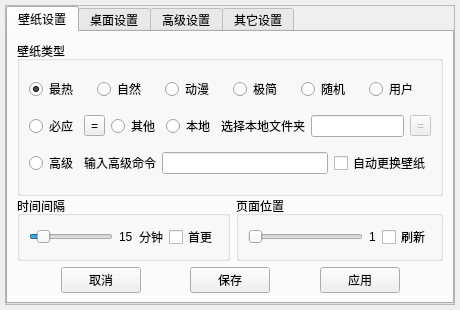
<?xml version="1.0" encoding="UTF-8"?>
<ui version="4.0">
 <class>Dialog</class>
 <widget class="QWidget" name="Dialog">
  <property name="geometry">
   <rect>
    <x>0</x>
    <y>0</y>
    <width>460</width>
    <height>310</height>
   </rect>
  </property>
  <property name="minimumSize">
   <size>
    <width>460</width>
    <height>310</height>
   </size>
  </property>
  <property name="maximumSize">
   <size>
    <width>486</width>
    <height>310</height>
   </size>
  </property>
  <property name="windowTitle">
   <string> 设置</string>
  </property>
  <property name="windowIcon">
   <iconset resource="../res.qrc">
    <normaloff>:/icons/speedbox.ico</normaloff>:/icons/speedbox.ico</iconset>
  </property>
  <layout class="QVBoxLayout" name="verticalLayout_3">
   <property name="leftMargin">
    <number>5</number>
   </property>
   <property name="topMargin">
    <number>5</number>
   </property>
   <property name="rightMargin">
    <number>5</number>
   </property>
   <property name="bottomMargin">
    <number>5</number>
   </property>
   <item>
    <widget class="QFrame" name="frame">
     <property name="frameShape">
      <enum>QFrame::StyledPanel</enum>
     </property>
     <property name="frameShadow">
      <enum>QFrame::Raised</enum>
     </property>
     <layout class="QVBoxLayout" name="verticalLayout_9">
      <property name="spacing">
       <number>0</number>
      </property>
      <property name="leftMargin">
       <number>0</number>
      </property>
      <property name="topMargin">
       <number>0</number>
      </property>
      <property name="rightMargin">
       <number>0</number>
      </property>
      <property name="bottomMargin">
       <number>0</number>
      </property>
      <item>
       <widget class="QTabWidget" name="tabWidget">
        <property name="currentIndex">
         <number>0</number>
        </property>
        <widget class="QWidget" name="tab">
         <attribute name="title">
          <string>壁纸设置</string>
         </attribute>
         <layout class="QVBoxLayout" name="verticalLayout_7">
          <item>
           <widget class="QGroupBox" name="groupBox_8">
            <property name="minimumSize">
             <size>
              <width>0</width>
              <height>155</height>
             </size>
            </property>
            <property name="title">
             <string>壁纸类型</string>
            </property>
            <layout class="QVBoxLayout" name="verticalLayout_2">
             <item>
              <layout class="QHBoxLayout" name="horizontalLayout">
               <item>
                <widget class="QRadioButton" name="rBtnHot">
                 <property name="toolTip">
                  <string>Wallhaven-Hot</string>
                 </property>
                 <property name="text">
                  <string>最热</string>
                 </property>
                 <property name="checked">
                  <bool>true</bool>
                 </property>
                </widget>
               </item>
               <item>
                <widget class="QRadioButton" name="rBtnNature">
                 <property name="toolTip">
                  <string>Wallhaven-Nature</string>
                 </property>
                 <property name="text">
                  <string>自然</string>
                 </property>
                </widget>
               </item>
               <item>
                <widget class="QRadioButton" name="rBtnAnime">
                 <property name="toolTip">
                  <string>Wallhaven-Anime</string>
                 </property>
                 <property name="text">
                  <string>动漫</string>
                 </property>
                </widget>
               </item>
               <item>
                <widget class="QRadioButton" name="rBtnSimple">
                 <property name="toolTip">
                  <string>Wallhaven-Minimalism</string>
                 </property>
                 <property name="text">
                  <string>极简</string>
                 </property>
                </widget>
               </item>
               <item>
                <widget class="QRadioButton" name="rBtnRandom">
                 <property name="toolTip">
                  <string>来自Unsplash的精彩图片</string>
                 </property>
                 <property name="text">
                  <string>随机</string>
                 </property>
                </widget>
               </item>
               <item>
                <widget class="QRadioButton" name="rBtnUser">
                 <property name="toolTip">
                  <string>&quot;用户&quot;的详细设置在&quot;高级设置&quot;的壁纸API区</string>
                 </property>
                 <property name="text">
                  <string>用户</string>
                 </property>
                </widget>
               </item>
              </layout>
             </item>
             <item>
              <layout class="QHBoxLayout" name="horizontalLayout_2">
               <item>
                <widget class="QRadioButton" name="rBtnBing">
                 <property name="toolTip">
                  <string>当天最新的必应壁纸</string>
                 </property>
                 <property name="text">
                  <string>必应</string>
                 </property>
                </widget>
               </item>
               <item>
                <widget class="QToolButton" name="tBtnSetBing">
                 <property name="toolTip">
                  <string>必应设置</string>
                 </property>
                 <property name="text">
                  <string>=</string>
                 </property>
                </widget>
               </item>
               <item>
                <widget class="QRadioButton" name="rBtnOther">
                 <property name="toolTip">
                  <string>&quot;其他&quot;的详细设置在&quot;高级设置&quot;的壁纸API区</string>
                 </property>
                 <property name="text">
                  <string>其他</string>
                 </property>
                </widget>
               </item>
               <item>
                <widget class="QRadioButton" name="rBtnNative">
                 <property name="toolTip">
                  <string>随机更换本地文件夹中的壁纸</string>
                 </property>
                 <property name="text">
                  <string>本地</string>
                 </property>
                </widget>
               </item>
               <item>
                <widget class="QLabel" name="label">
                 <property name="maximumSize">
                  <size>
                   <width>100</width>
                   <height>16777215</height>
                  </size>
                 </property>
                 <property name="text">
                  <string>选择本地文件夹</string>
                 </property>
                </widget>
               </item>
               <item>
                <widget class="QLineEdit" name="LinePath">
                 <property name="enabled">
                  <bool>true</bool>
                 </property>
                 <property name="readOnly">
                  <bool>true</bool>
                 </property>
                </widget>
               </item>
               <item>
                <widget class="QToolButton" name="BtnChooseFolder">
                 <property name="enabled">
                  <bool>false</bool>
                 </property>
                 <property name="toolTip">
                  <string>选择文件夹</string>
                 </property>
                 <property name="text">
                  <string>=</string>
                 </property>
                </widget>
               </item>
              </layout>
             </item>
             <item>
              <layout class="QHBoxLayout" name="horizontalLayout_3">
               <item>
                <widget class="QRadioButton" name="rBtnAdvance">
                 <property name="toolTip">
                  <string>来自脚本的输出结果</string>
                 </property>
                 <property name="text">
                  <string>高级</string>
                 </property>
                </widget>
               </item>
               <item>
                <widget class="QLabel" name="label_8">
                 <property name="text">
                  <string>输入高级命令</string>
                 </property>
                </widget>
               </item>
               <item>
                <widget class="QLineEdit" name="usrCmd">
                 <property name="toolTip">
                  <string>输入一段有效命令</string>
                 </property>
                </widget>
               </item>
               <item>
                <widget class="QCheckBox" name="chkEnableChangePaper">
                 <property name="cursor">
                  <cursorShape>PointingHandCursor</cursorShape>
                 </property>
                 <property name="toolTip">
                  <string>是否启用后台自动更换</string>
                 </property>
                 <property name="text">
                  <string>自动更换壁纸</string>
                 </property>
                </widget>
               </item>
              </layout>
             </item>
            </layout>
           </widget>
          </item>
          <item>
           <layout class="QHBoxLayout" name="horizontalLayout_4">
            <item>
             <widget class="QGroupBox" name="groupBox_9">
              <property name="toolTip">
               <string>后台更换壁纸的时间间隔</string>
              </property>
              <property name="title">
               <string>时间间隔</string>
              </property>
              <layout class="QHBoxLayout" name="horizontalLayout_9">
               <item>
                <widget class="QSlider" name="sLdTimeInterval">
                 <property name="cursor">
                  <cursorShape>PointingHandCursor</cursorShape>
                 </property>
                 <property name="toolTip">
                  <string>后台更换壁纸的时间间隔</string>
                 </property>
                 <property name="minimum">
                  <number>5</number>
                 </property>
                 <property name="maximum">
                  <number>100</number>
                 </property>
                 <property name="pageStep">
                  <number>5</number>
                 </property>
                 <property name="value">
                  <number>15</number>
                 </property>
                 <property name="orientation">
                  <enum>Qt::Horizontal</enum>
                 </property>
                 <property name="invertedAppearance">
                  <bool>false</bool>
                 </property>
                 <property name="invertedControls">
                  <bool>true</bool>
                 </property>
                </widget>
               </item>
               <item>
                <widget class="QLabel" name="labTimeInterval">
                 <property name="text">
                  <string>15</string>
                 </property>
                </widget>
               </item>
               <item>
                <widget class="QLabel" name="label_7">
                 <property name="text">
                  <string>分钟</string>
                 </property>
                </widget>
               </item>
               <item>
                <widget class="QCheckBox" name="checkBox_3">
                 <property name="toolTip">
                  <string>软件启动刚时更换一次壁纸，即使没有勾选自动更换壁纸也有效。</string>
                 </property>
                 <property name="text">
                  <string>首更</string>
                 </property>
                 <property name="checked">
                  <bool>false</bool>
                 </property>
                </widget>
               </item>
              </layout>
             </widget>
            </item>
            <item>
             <widget class="QGroupBox" name="groupBox_10">
              <property name="toolTip">
               <string>Wallhaven壁纸的页面位置</string>
              </property>
              <property name="title">
               <string>页面位置</string>
              </property>
              <layout class="QHBoxLayout" name="horizontalLayout_7">
               <item>
                <widget class="QSlider" name="sLdPageNum">
                 <property name="cursor">
                  <cursorShape>PointingHandCursor</cursorShape>
                 </property>
                 <property name="toolTip">
                  <string>每页有120张不同壁纸，无需频繁更换。</string>
                 </property>
                 <property name="minimum">
                  <number>1</number>
                 </property>
                 <property name="maximum">
                  <number>15</number>
                 </property>
                 <property name="pageStep">
                  <number>2</number>
                 </property>
                 <property name="value">
                  <number>1</number>
                 </property>
                 <property name="orientation">
                  <enum>Qt::Horizontal</enum>
                 </property>
                </widget>
               </item>
               <item>
                <widget class="QLabel" name="label_2">
                 <property name="text">
                  <string>1</string>
                 </property>
                </widget>
               </item>
               <item>
                <widget class="QCheckBox" name="checkBox_2">
                 <property name="toolTip">
                  <string>刷新图片链接文件（不要频繁勾选）</string>
                 </property>
                 <property name="text">
                  <string>刷新</string>
                 </property>
                </widget>
               </item>
              </layout>
             </widget>
            </item>
           </layout>
          </item>
          <item>
           <layout class="QHBoxLayout" name="horizontalLayout_5">
            <item>
             <spacer name="horizontalSpacer_3">
              <property name="orientation">
               <enum>Qt::Horizontal</enum>
              </property>
              <property name="sizeHint" stdset="0">
               <size>
                <width>40</width>
                <height>20</height>
               </size>
              </property>
             </spacer>
            </item>
            <item>
             <widget class="QPushButton" name="pBtnCancel">
              <property name="cursor">
               <cursorShape>PointingHandCursor</cursorShape>
              </property>
              <property name="toolTip">
               <string>关闭窗口</string>
              </property>
              <property name="text">
               <string>取消</string>
              </property>
             </widget>
            </item>
            <item>
             <spacer name="horizontalSpacer_4">
              <property name="orientation">
               <enum>Qt::Horizontal</enum>
              </property>
              <property name="sizeHint" stdset="0">
               <size>
                <width>40</width>
                <height>20</height>
               </size>
              </property>
             </spacer>
            </item>
            <item>
             <widget class="QPushButton" name="pBtnOk">
              <property name="cursor">
               <cursorShape>PointingHandCursor</cursorShape>
              </property>
              <property name="toolTip">
               <string>*保存此页设置</string>
              </property>
              <property name="text">
               <string>保存</string>
              </property>
             </widget>
            </item>
            <item>
             <spacer name="horizontalSpacer_5">
              <property name="orientation">
               <enum>Qt::Horizontal</enum>
              </property>
              <property name="sizeHint" stdset="0">
               <size>
                <width>40</width>
                <height>20</height>
               </size>
              </property>
             </spacer>
            </item>
            <item>
             <widget class="QPushButton" name="pBtnApply">
              <property name="cursor">
               <cursorShape>PointingHandCursor</cursorShape>
              </property>
              <property name="toolTip">
               <string>立即应用此页设置，但不保存</string>
              </property>
              <property name="text">
               <string>应用</string>
              </property>
             </widget>
            </item>
            <item>
             <spacer name="horizontalSpacer_6">
              <property name="orientation">
               <enum>Qt::Horizontal</enum>
              </property>
              <property name="sizeHint" stdset="0">
               <size>
                <width>40</width>
                <height>20</height>
               </size>
              </property>
             </spacer>
            </item>
           </layout>
          </item>
         </layout>
        </widget>
        <widget class="QWidget" name="tab_3">
         <attribute name="title">
          <string>桌面设置</string>
         </attribute>
         <layout class="QVBoxLayout" name="verticalLayout">
          <item>
           <widget class="QGroupBox" name="groupBox_21">
            <property name="title">
             <string>悬浮窗行为</string>
            </property>
            <layout class="QHBoxLayout" name="horizontalLayout_10">
             <item>
              <widget class="QCheckBox" name="cBxTieBianHide">
               <property name="text">
                <string>贴边隐藏</string>
               </property>
              </widget>
             </item>
             <item>
              <widget class="QCheckBox" name="cBxTuoPanIcon">
               <property name="text">
                <string>托盘图标</string>
               </property>
              </widget>
             </item>
             <item>
              <widget class="QCheckBox" name="cBxAutoStart">
               <property name="maximumSize">
                <size>
                 <width>16777215</width>
                 <height>16777215</height>
                </size>
               </property>
               <property name="toolTip">
                <string>*开机自动启动Speed Box</string>
               </property>
               <property name="text">
                <string>开机自启</string>
               </property>
              </widget>
             </item>
             <item>
              <widget class="QCheckBox" name="cBxFormToolTip">
               <property name="text">
                <string>开启Tip</string>
               </property>
              </widget>
             </item>
            </layout>
           </widget>
          </item>
          <item>
           <widget class="QGroupBox" name="groupBox">
            <property name="title">
             <string>悬浮窗设置</string>
            </property>
            <layout class="QVBoxLayout" name="verticalLayout_5">
             <item>
              <layout class="QHBoxLayout" name="horizontalLayout_12">
               <item>
                <widget class="QLabel" name="label_3">
                 <property name="text">
                  <string>对象</string>
                 </property>
                </widget>
               </item>
               <item>
                <widget class="QComboBox" name="cBxFormPart">
                 <item>
                  <property name="text">
                   <string>矩形背景</string>
                  </property>
                 </item>
                 <item>
                  <property name="text">
                   <string>内存占用</string>
                  </property>
                 </item>
                 <item>
                  <property name="text">
                   <string>上传速度</string>
                  </property>
                 </item>
                 <item>
                  <property name="text">
                   <string>下载速度</string>
                  </property>
                 </item>
                </widget>
               </item>
               <item>
                <widget class="QCheckBox" name="cBxSetBorder">
                 <property name="text">
                  <string>背景</string>
                 </property>
                 <property name="tristate">
                  <bool>true</bool>
                 </property>
                </widget>
               </item>
               <item>
                <widget class="Line" name="line">
                 <property name="maximumSize">
                  <size>
                   <width>1</width>
                   <height>10</height>
                  </size>
                 </property>
                 <property name="orientation">
                  <enum>Qt::Vertical</enum>
                 </property>
                </widget>
               </item>
               <item>
                <widget class="QLabel" name="label_6">
                 <property name="text">
                  <string>图片</string>
                 </property>
                </widget>
               </item>
               <item>
                <widget class="QLineEdit" name="lineMultyPath">
                 <property name="readOnly">
                  <bool>true</bool>
                 </property>
                </widget>
               </item>
               <item>
                <widget class="QToolButton" name="toolButton">
                 <property name="text">
                  <string>=</string>
                 </property>
                </widget>
               </item>
               <item>
                <widget class="QLabel" name="label_13">
                 <property name="text">
                  <string>颜色</string>
                 </property>
                </widget>
               </item>
               <item>
                <widget class="QPushButton" name="pBtnFormColor">
                 <property name="minimumSize">
                  <size>
                   <width>20</width>
                   <height>20</height>
                  </size>
                 </property>
                 <property name="maximumSize">
                  <size>
                   <width>20</width>
                   <height>20</height>
                  </size>
                 </property>
                 <property name="toolTip">
                  <string>选择颜色</string>
                 </property>
                 <property name="styleSheet">
                  <string notr="true"/>
                 </property>
                 <property name="text">
                  <string/>
                 </property>
                </widget>
               </item>
              </layout>
             </item>
             <item>
              <layout class="QHBoxLayout" name="horizontalLayout_13">
               <item>
                <widget class="QLabel" name="label_4">
                 <property name="text">
                  <string>透明</string>
                 </property>
                 <property name="alignment">
                  <set>Qt::AlignCenter</set>
                 </property>
                </widget>
               </item>
               <item>
                <widget class="QSlider" name="sLdTranparent">
                 <property name="maximum">
                  <number>255</number>
                 </property>
                 <property name="singleStep">
                  <number>1</number>
                 </property>
                 <property name="value">
                  <number>0</number>
                 </property>
                 <property name="orientation">
                  <enum>Qt::Horizontal</enum>
                 </property>
                </widget>
               </item>
               <item>
                <widget class="QLabel" name="label_5">
                 <property name="text">
                  <string>模糊</string>
                 </property>
                </widget>
               </item>
               <item>
                <widget class="QSlider" name="sLdFuzzy">
                 <property name="orientation">
                  <enum>Qt::Horizontal</enum>
                 </property>
                </widget>
               </item>
               <item>
                <widget class="QLabel" name="label_12">
                 <property name="text">
                  <string>玻璃</string>
                 </property>
                </widget>
               </item>
               <item>
                <widget class="QSlider" name="sLdBorderRadius">
                 <property name="maximum">
                  <number>10</number>
                 </property>
                 <property name="orientation">
                  <enum>Qt::Horizontal</enum>
                 </property>
                </widget>
               </item>
               <item>
                <widget class="QCheckBox" name="cBxEnableWin10Style">
                 <property name="text">
                  <string>Win10风格</string>
                 </property>
                </widget>
               </item>
               <item>
                <widget class="QPushButton" name="pBtnInitFormStyle">
                 <property name="text">
                  <string>还原最初设置</string>
                 </property>
                </widget>
               </item>
              </layout>
             </item>
             <item>
              <layout class="QHBoxLayout" name="horizontalLayout_15">
               <item>
                <layout class="QHBoxLayout" name="horizontalLayout_14">
                 <item>
                  <widget class="QRadioButton" name="rBtnBorder">
                   <property name="text">
                    <string>边线</string>
                   </property>
                   <property name="checked">
                    <bool>true</bool>
                   </property>
                  </widget>
                 </item>
                 <item>
                  <widget class="QRadioButton" name="rBtnRadius">
                   <property name="text">
                    <string>圆角</string>
                   </property>
                  </widget>
                 </item>
                </layout>
               </item>
               <item>
                <widget class="QCheckBox" name="cBxEnableBorderRadius">
                 <property name="text">
                  <string>启用</string>
                 </property>
                </widget>
               </item>
               <item>
                <widget class="QCheckBox" name="cBxLeftBorderRadius">
                 <property name="text">
                  <string>左</string>
                 </property>
                </widget>
               </item>
               <item>
                <widget class="QCheckBox" name="cBxTopBorderRadius">
                 <property name="text">
                  <string>上</string>
                 </property>
                </widget>
               </item>
               <item>
                <widget class="QCheckBox" name="cBxRightBorderRadius">
                 <property name="text">
                  <string>右</string>
                 </property>
                </widget>
               </item>
               <item>
                <widget class="QCheckBox" name="cBxBottomBorderRadius">
                 <property name="text">
                  <string>下</string>
                 </property>
                </widget>
               </item>
               <item>
                <widget class="QPushButton" name="pBtnSaveFormStyle">
                 <property name="text">
                  <string>保存</string>
                 </property>
                </widget>
               </item>
              </layout>
             </item>
            </layout>
           </widget>
          </item>
          <item>
           <widget class="QGroupBox" name="groupBox_2">
            <property name="title">
             <string>桌面小部件</string>
            </property>
            <layout class="QHBoxLayout" name="horizontalLayout_6">
             <item>
              <widget class="QCheckBox" name="cBxEnableMarkdown">
               <property name="text">
                <string>Markdown笔记</string>
               </property>
              </widget>
             </item>
             <item>
              <widget class="QCheckBox" name="cBxEnableUSBhelper">
               <property name="text">
                <string>U盘小助手</string>
               </property>
              </widget>
             </item>
             <item>
              <widget class="QCheckBox" name="cBxEnableSquareClock">
               <property name="text">
                <string>方形时钟</string>
               </property>
              </widget>
             </item>
             <item>
              <widget class="QCheckBox" name="cBxEnableRoundClock">
               <property name="text">
                <string>圆形时钟</string>
               </property>
              </widget>
             </item>
            </layout>
           </widget>
          </item>
         </layout>
        </widget>
        <widget class="QWidget" name="tab_2">
         <attribute name="title">
          <string>高级设置</string>
         </attribute>
         <layout class="QVBoxLayout" name="verticalLayout_6">
          <property name="leftMargin">
           <number>9</number>
          </property>
          <property name="bottomMargin">
           <number>9</number>
          </property>
          <item>
           <widget class="QGroupBox" name="groupBox_6">
            <property name="sizePolicy">
             <sizepolicy hsizetype="Preferred" vsizetype="Minimum">
              <horstretch>0</horstretch>
              <verstretch>0</verstretch>
             </sizepolicy>
            </property>
            <property name="title">
             <string>资源目录</string>
            </property>
            <layout class="QGridLayout" name="gridLayout">
             <item row="0" column="0">
              <widget class="QLabel" name="label_10">
               <property name="text">
                <string>配置文件位置</string>
               </property>
              </widget>
             </item>
             <item row="0" column="1">
              <widget class="QLineEdit" name="lineAppData"/>
             </item>
             <item row="0" column="2">
              <widget class="QPushButton" name="pBtnOpenAppData">
               <property name="cursor">
                <cursorShape>PointingHandCursor</cursorShape>
               </property>
               <property name="toolTip">
                <string>&lt;html&gt;&lt;head/&gt;&lt;body&gt;&lt;p&gt;在 Explorer 中打开&lt;/p&gt;&lt;/body&gt;&lt;/html&gt;</string>
               </property>
               <property name="text">
                <string>打开</string>
               </property>
              </widget>
             </item>
             <item row="1" column="0">
              <widget class="QLabel" name="label_9">
               <property name="text">
                <string>程序文件位置</string>
               </property>
              </widget>
             </item>
             <item row="1" column="1">
              <widget class="QLineEdit" name="lineEdit_2"/>
             </item>
             <item row="1" column="2">
              <widget class="QPushButton" name="pushButton">
               <property name="cursor">
                <cursorShape>PointingHandCursor</cursorShape>
               </property>
               <property name="toolTip">
                <string>&lt;html&gt;&lt;head/&gt;&lt;body&gt;&lt;p&gt;在 Explorer 中打开&lt;/p&gt;&lt;/body&gt;&lt;/html&gt;</string>
               </property>
               <property name="text">
                <string>打开</string>
               </property>
              </widget>
             </item>
            </layout>
           </widget>
          </item>
          <item>
           <widget class="QGroupBox" name="groupBox_14">
            <property name="sizePolicy">
             <sizepolicy hsizetype="Minimum" vsizetype="Preferred">
              <horstretch>0</horstretch>
              <verstretch>0</verstretch>
             </sizepolicy>
            </property>
            <property name="minimumSize">
             <size>
              <width>0</width>
              <height>0</height>
             </size>
            </property>
            <property name="title">
             <string>壁纸API</string>
            </property>
            <layout class="QVBoxLayout" name="verticalLayout_10">
             <item>
              <layout class="QHBoxLayout" name="horizontalLayout_22">
               <item>
                <widget class="QRadioButton" name="rBtnWallhavenApiDefault">
                 <property name="text">
                  <string>默认</string>
                 </property>
                 <property name="checked">
                  <bool>true</bool>
                 </property>
                </widget>
               </item>
               <item>
                <widget class="QRadioButton" name="rBtnWallhavenApiUser">
                 <property name="text">
                  <string>用户</string>
                 </property>
                </widget>
               </item>
               <item>
                <widget class="QRadioButton" name="rBtnBingApi">
                 <property name="text">
                  <string>必应</string>
                 </property>
                </widget>
               </item>
               <item>
                <widget class="QRadioButton" name="rBtnOtherApi">
                 <property name="text">
                  <string>其他</string>
                 </property>
                </widget>
               </item>
               <item>
                <widget class="QComboBox" name="cBxApis">
                 <property name="cursor">
                  <cursorShape>OpenHandCursor</cursorShape>
                 </property>
                </widget>
               </item>
              </layout>
             </item>
             <item>
              <layout class="QHBoxLayout" name="horizontalLayout_01">
               <item>
                <widget class="QLabel" name="label_11">
                 <property name="text">
                  <string>当前壁纸下载目录</string>
                 </property>
                </widget>
               </item>
               <item>
                <widget class="QLineEdit" name="linePictuerPath">
                 <property name="readOnly">
                  <bool>true</bool>
                 </property>
                </widget>
               </item>
               <item>
                <widget class="QToolButton" name="toolButton_2">
                 <property name="cursor">
                  <cursorShape>PointingHandCursor</cursorShape>
                 </property>
                 <property name="toolTip">
                  <string>*选择文件夹</string>
                 </property>
                 <property name="text">
                  <string>=</string>
                 </property>
                </widget>
               </item>
               <item>
                <widget class="QPushButton" name="pBtnOpenPicturePath">
                 <property name="cursor">
                  <cursorShape>PointingHandCursor</cursorShape>
                 </property>
                 <property name="toolTip">
                  <string>打开文件夹</string>
                 </property>
                 <property name="text">
                  <string>打开</string>
                 </property>
                </widget>
               </item>
              </layout>
             </item>
            </layout>
           </widget>
          </item>
          <item>
           <widget class="QGroupBox" name="groupBox_15">
            <property name="sizePolicy">
             <sizepolicy hsizetype="Preferred" vsizetype="Maximum">
              <horstretch>0</horstretch>
              <verstretch>0</verstretch>
             </sizepolicy>
            </property>
            <property name="minimumSize">
             <size>
              <width>0</width>
              <height>70</height>
             </size>
            </property>
            <property name="title">
             <string>右键菜单</string>
            </property>
            <layout class="QHBoxLayout" name="horizontalLayout_23">
             <item>
              <widget class="QLabel" name="label_14">
               <property name="sizePolicy">
                <sizepolicy hsizetype="Maximum" vsizetype="Preferred">
                 <horstretch>0</horstretch>
                 <verstretch>0</verstretch>
                </sizepolicy>
               </property>
               <property name="maximumSize">
                <size>
                 <width>47</width>
                 <height>20</height>
                </size>
               </property>
               <property name="text">
                <string>打开目录</string>
               </property>
              </widget>
             </item>
             <item>
              <widget class="QLineEdit" name="lineEdit">
               <property name="readOnly">
                <bool>true</bool>
               </property>
              </widget>
             </item>
             <item>
              <widget class="QRadioButton" name="radioButton_13">
               <property name="sizePolicy">
                <sizepolicy hsizetype="Maximum" vsizetype="Fixed">
                 <horstretch>0</horstretch>
                 <verstretch>0</verstretch>
                </sizepolicy>
               </property>
               <property name="maximumSize">
                <size>
                 <width>42</width>
                 <height>16777215</height>
                </size>
               </property>
               <property name="toolTip">
                <string>可执行文件目录</string>
               </property>
               <property name="text">
                <string>默认</string>
               </property>
              </widget>
             </item>
             <item>
              <widget class="QRadioButton" name="radioButton_14">
               <property name="sizePolicy">
                <sizepolicy hsizetype="Maximum" vsizetype="Fixed">
                 <horstretch>0</horstretch>
                 <verstretch>0</verstretch>
                </sizepolicy>
               </property>
               <property name="maximumSize">
                <size>
                 <width>55</width>
                 <height>16777215</height>
                </size>
               </property>
               <property name="toolTip">
                <string>自定义右键打开的目录</string>
               </property>
               <property name="text">
                <string>自定义</string>
               </property>
              </widget>
             </item>
             <item>
              <widget class="QPushButton" name="pushButton_4">
               <property name="sizePolicy">
                <sizepolicy hsizetype="Maximum" vsizetype="Maximum">
                 <horstretch>0</horstretch>
                 <verstretch>0</verstretch>
                </sizepolicy>
               </property>
               <property name="maximumSize">
                <size>
                 <width>52</width>
                 <height>16777215</height>
                </size>
               </property>
               <property name="cursor">
                <cursorShape>PointingHandCursor</cursorShape>
               </property>
               <property name="toolTip">
                <string>*确认修改</string>
               </property>
               <property name="text">
                <string>确认</string>
               </property>
              </widget>
             </item>
            </layout>
           </widget>
          </item>
         </layout>
        </widget>
        <widget class="QWidget" name="tab_4">
         <attribute name="title">
          <string>其它设置</string>
         </attribute>
         <layout class="QVBoxLayout" name="verticalLayout_4">
          <item>
           <widget class="QGroupBox" name="groupBox_17">
            <property name="title">
             <string>翻译设置</string>
            </property>
            <layout class="QHBoxLayout" name="horizontalLayout_26">
             <item>
              <widget class="QCheckBox" name="cBxEnableFanyier">
               <property name="text">
                <string>启用翻译</string>
               </property>
              </widget>
             </item>
             <item>
              <widget class="QCheckBox" name="cBxFanyierShiftZ">
               <property name="text">
                <string>Shift+Z显示界面</string>
               </property>
              </widget>
             </item>
             <item>
              <widget class="QCheckBox" name="cBxFanyierShiftA">
               <property name="text">
                <string>Shift+A隐藏界面</string>
               </property>
              </widget>
             </item>
            </layout>
           </widget>
          </item>
          <item>
           <layout class="QHBoxLayout" name="horizontalLayout_28">
            <item>
             <widget class="QGroupBox" name="groupBox_7">
              <property name="minimumSize">
               <size>
                <width>0</width>
                <height>0</height>
               </size>
              </property>
              <property name="maximumSize">
               <size>
                <width>16777215</width>
                <height>16777215</height>
               </size>
              </property>
              <property name="title">
               <string>系统右键功能</string>
              </property>
              <layout class="QHBoxLayout" name="horizontalLayout_11">
               <item>
                <widget class="QCheckBox" name="chkFile">
                 <property name="cursor">
                  <cursorShape>PointingHandCursor</cursorShape>
                 </property>
                 <property name="toolTip">
                  <string>右键单击文件时，出现“复制路径”选项</string>
                 </property>
                 <property name="text">
                  <string>文件</string>
                 </property>
                </widget>
               </item>
               <item>
                <widget class="QCheckBox" name="chkFolder">
                 <property name="cursor">
                  <cursorShape>PointingHandCursor</cursorShape>
                 </property>
                 <property name="toolTip">
                  <string>右键单击文件夹时，出现“复制路径”选项</string>
                 </property>
                 <property name="text">
                  <string>文件夹</string>
                 </property>
                </widget>
               </item>
               <item>
                <widget class="QCheckBox" name="chkFolderBack">
                 <property name="cursor">
                  <cursorShape>PointingHandCursor</cursorShape>
                 </property>
                 <property name="toolTip">
                  <string>右键单击空白处时（如桌面），显示“复制路径”选项</string>
                 </property>
                 <property name="text">
                  <string>文件夹背景</string>
                 </property>
                </widget>
               </item>
               <item>
                <widget class="QPushButton" name="pBtnApply_2">
                 <property name="cursor">
                  <cursorShape>PointingHandCursor</cursorShape>
                 </property>
                 <property name="toolTip">
                  <string>*立即修改注册表</string>
                 </property>
                 <property name="styleSheet">
                  <string notr="true"/>
                 </property>
                 <property name="text">
                  <string>应用</string>
                 </property>
                </widget>
               </item>
              </layout>
             </widget>
            </item>
            <item>
             <widget class="QGroupBox" name="groupBox_16">
              <property name="title">
               <string>皮肤设置</string>
              </property>
              <layout class="QHBoxLayout" name="horizontalLayout_8">
               <item>
                <widget class="QComboBox" name="comboBox_3">
                 <property name="cursor">
                  <cursorShape>OpenHandCursor</cursorShape>
                 </property>
                 <item>
                  <property name="text">
                   <string>经典白</string>
                  </property>
                 </item>
                 <item>
                  <property name="text">
                   <string>优雅灰</string>
                  </property>
                 </item>
                 <item>
                  <property name="text">
                   <string>神秘紫</string>
                  </property>
                 </item>
                 <item>
                  <property name="text">
                   <string>热情红</string>
                  </property>
                 </item>
                 <item>
                  <property name="text">
                   <string>清新绿</string>
                  </property>
                 </item>
                 <item>
                  <property name="text">
                   <string>道奇蓝</string>
                  </property>
                 </item>
                 <item>
                  <property name="text">
                   <string>咖啡褐</string>
                  </property>
                 </item>
                 <item>
                  <property name="text">
                   <string>暗夜黑</string>
                  </property>
                 </item>
                </widget>
               </item>
               <item>
                <widget class="QPushButton" name="pushButton_5">
                 <property name="cursor">
                  <cursorShape>PointingHandCursor</cursorShape>
                 </property>
                 <property name="toolTip">
                  <string>*应用并保存皮肤</string>
                 </property>
                 <property name="text">
                  <string>确认</string>
                 </property>
                </widget>
               </item>
              </layout>
             </widget>
            </item>
           </layout>
          </item>
          <item>
           <widget class="QGroupBox" name="groupBox_19">
            <property name="minimumSize">
             <size>
              <width>0</width>
              <height>0</height>
             </size>
            </property>
            <property name="maximumSize">
             <size>
              <width>16777215</width>
              <height>88</height>
             </size>
            </property>
            <property name="title">
             <string>关于</string>
            </property>
            <layout class="QHBoxLayout" name="horizontalLayout_25">
             <item>
              <widget class="QPushButton" name="pushButton_14">
               <property name="cursor">
                <cursorShape>PointingHandCursor</cursorShape>
               </property>
               <property name="toolTip">
                <string>https://yjmthu.github.io/Speed-Box</string>
               </property>
               <property name="text">
                <string>官方网站</string>
               </property>
              </widget>
             </item>
             <item>
              <widget class="QPushButton" name="pushButton_13">
               <property name="cursor">
                <cursorShape>PointingHandCursor</cursorShape>
               </property>
               <property name="text">
                <string>版本信息</string>
               </property>
              </widget>
             </item>
             <item>
              <widget class="QPushButton" name="pushButton_10">
               <property name="cursor">
                <cursorShape>PointingHandCursor</cursorShape>
               </property>
               <property name="toolTip">
                <string>&lt;html&gt;&lt;head/&gt;&lt;body&gt;&lt;p&gt;检查是否有可用更新&lt;/p&gt;&lt;/body&gt;&lt;/html&gt;</string>
               </property>
               <property name="text">
                <string>检查更新</string>
               </property>
              </widget>
             </item>
             <item>
              <widget class="QPushButton" name="pushButton_12">
               <property name="enabled">
                <bool>true</bool>
               </property>
               <property name="cursor">
                <cursorShape>PointingHandCursor</cursorShape>
               </property>
               <property name="text">
                <string>下载更新</string>
               </property>
              </widget>
             </item>
             <item>
              <widget class="QPushButton" name="pushButton_3">
               <property name="text">
                <string>帮助❤</string>
               </property>
              </widget>
             </item>
            </layout>
           </widget>
          </item>
         </layout>
        </widget>
       </widget>
      </item>
     </layout>
    </widget>
   </item>
  </layout>
 </widget>
 <resources>
  <include location="../res.qrc"/>
 </resources>
 <connections/>
</ui>
